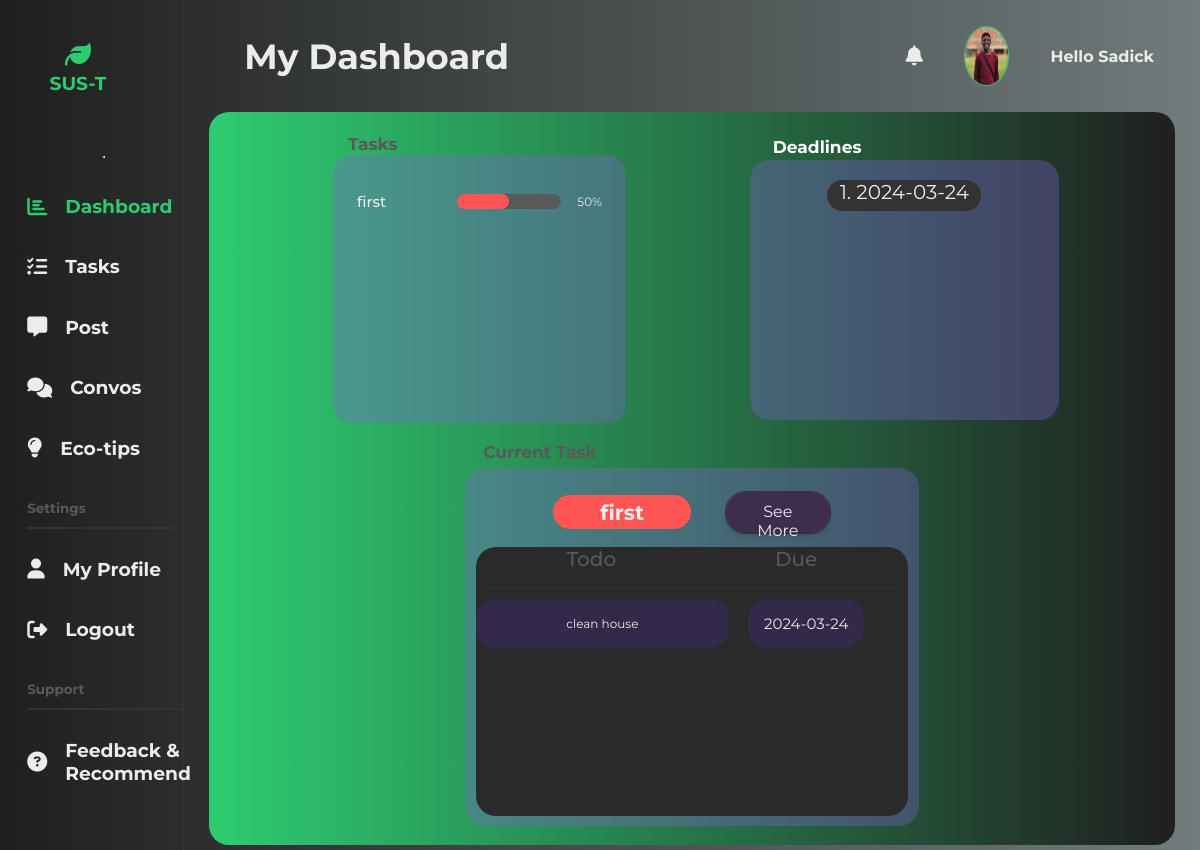
Page /dashboard (signed in) on the earlier database version.
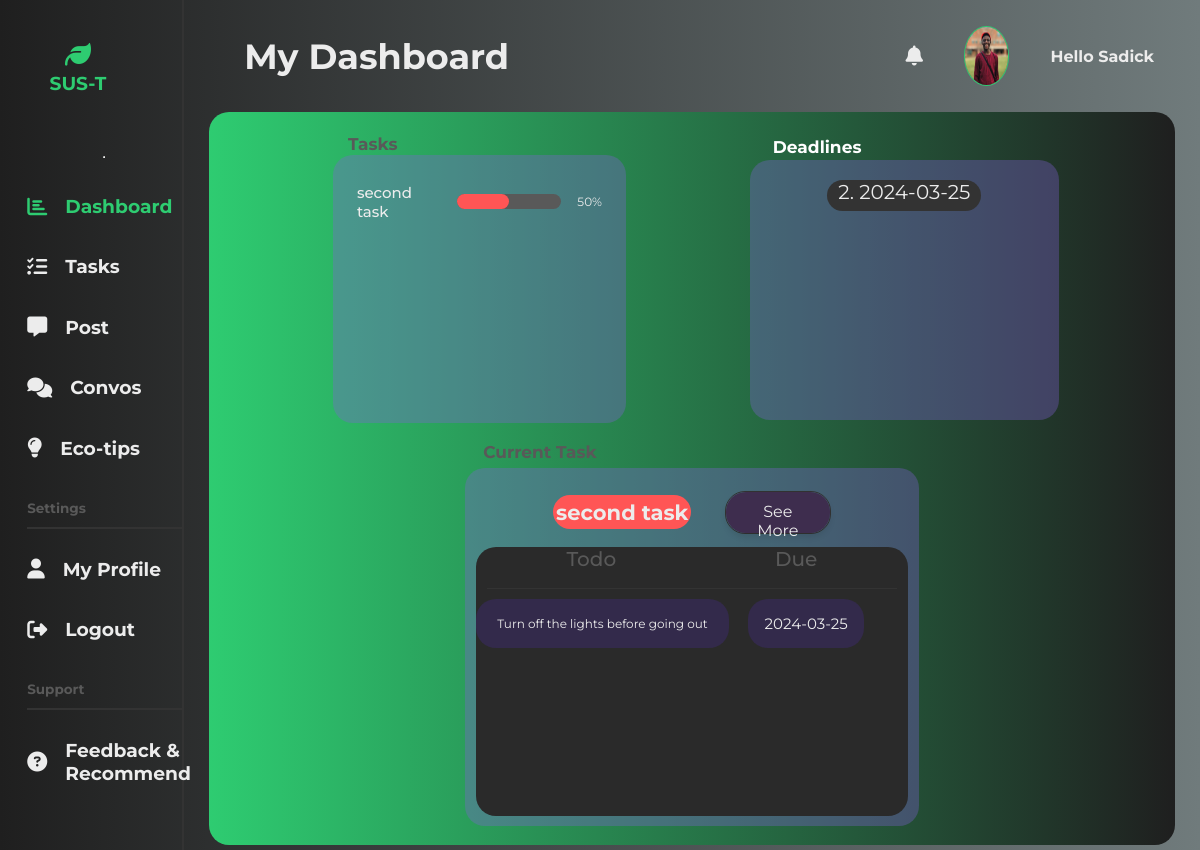
Same page on the later database version.
### flaskapp/models.py (models this page shows, shortened)
class User(db.Model, UserMixin):
    id = db.Column(db.Integer, primary_key=True)
    username = db.Column(db.String(20), unique=True, nullable=False)
    email = db.Column(db.String(120), unique=True, nullable=False)
    image_file = db.Column(db.String(20), nullable=False,
                           default='default.jpg')
    password = db.Column(db.String(60), nullable=False)
    tasks = db.relationship('Task', backref='creator', lazy=True)
    posts = db.relationship('Post', backref='author', lazy=True)

class Task(db.Model):
    id = db.Column(db.Integer, primary_key=True)
    title = db.Column(db.String(30), nullable=False, default='Task')
    date_created = db.Column(
        db.DateTime, nullable=False, default=datetime.utcnow)
    priority = db.Column(db.String(30), nullable=False, default='Mid')
    todo = db.Column(db.Text, nullable=False)
    date_due = db.Column(db.String(20), nullable=False, default='No due date')
    user_id = db.Column(db.Integer, db.ForeignKey('user.id'), nullable=False)

### flaskapp/routes.py (the view)
@app.route("/")
@app.route("/dashboard")
@login_required
def dashboard():
    my_tasks = Task.query.filter_by(user_id=current_user.id).all()
    image_file = url_for('static', filename='images/' +
                         current_user.image_file)
    return render_template('dashboard.html', image_file=image_file, my_tasks=my_tasks, active_page='dashboard')

### flaskapp/models.py (called while the page is built)
@login_manager.user_loader
def load_user(user_id):
    return User.query.get(int(user_id))

### flaskapp/Templates/dashboard.html (shortened to what this page needs)
{% extends "layout.html" %}
{% block mainheader %}
<section class="dashboard">
  <div class="dash-header">
    <div class="title-search">
      <div class="dash-title">
        <h2>My Dashboard</h2>
      </div>
    </div>
    <div class="profile-pic">
      <i class="fa-solid fa-bell"></i>
      <img src="{{ image_file }}" alt="profile picture" />
      <h4>Hello {{ current_user.username }}</h4>
    </div>
  </div>
  <div class="dash-body">
    <div class="dash-top">
      <div class="dash-tasks">
        <h2>Tasks</h2>
        <div class="progress">
          {% if my_tasks %}
          {% for task in my_tasks %}
          <div class="further-progress">
            <h3>{{ task.title }}</h3>
            <div class="shell">
              <div class="task-{{ task.priority }}"></div>
            </div>
            <p>50%</p>
          </div>
          {% endfor %}
          {% else %}
          <h4 class="no">No tasks created</h4>
          {% endif %}
        </div>
      </div>
      <div class="dash-deadlines">
        <h2><span style="color: white;">Deadlines</span></h2>
        <div class="progress-2">
          {% for task in my_tasks %}
          <h3>{{ task.id }}. {{ task.date_due }}</h3>
          {% endfor %}
        </div>
      </div>
    </div>
    <div class="dash-bottom">
      <div class="current-task">
        <h2>Current Task</h2>
        <div class="current-progress">
          {% if my_tasks %}
        <div class="each-task">
          <div class="title-update-2">
            <div class="task-2-{{ my_tasks[-1].priority }}">
              <h3>{{ my_tasks[-1].title }}</h3>
            </div>
            <a href="{{ url_for('tasks') }}" class="updateBtn">
              <button onclick="updateForm()">See More</button>
            </a>
          </div>
          <div class="desc-due-comp">
            <div class="table-head">
              <h2>Todo</h2>
              <h2>Due</h2>
            </div>
            <div class="smallest-1">
              <p class="todd">{{ my_tasks[-1].todo }}</p>
              <h4 class="dodd">{{ my_tasks[-1].date_due }}</h4>
            </div>
          </div>
        </div>
        {% else %}
        <h4 class="no">No Current task</h4>
        {% endif %}
        </div>
      </div>
    </div>
  </div>
</section>
{% endblock mainheader %}

### flaskapp/Templates/layout.html (shortened to what this page needs)
<!DOCTYPE html>
<html lang="en">
  <head>
    <link rel="stylesheet" href="{{ url_for('static', filename='styles/calendar.css') }}">
    <link
      rel="stylesheet"
      href="{{ url_for('static', filename='styles/profile.css') }}"
    />
    <link
      rel="stylesheet"
      href="{{ url_for('static', filename='styles/dashboard.css') }}"
    />
    <link
      rel="stylesheet"
      href="{{ url_for('static', filename='styles/convo.css') }}"
    />
    <link
      rel="stylesheet"
      href="{{ url_for('static', filename='styles/tasks.css') }}"
    />
    <link
      rel="stylesheet"
      href="{{ url_for('static', filename='styles/update.css') }}"
    />
    <link
      rel="stylesheet"
      href="{{ url_for('static', filename='styles/support.css') }}"
    />
    <link
      rel="stylesheet"
      href="https://cdnjs.cloudflare.com/ajax/libs/font-awesome/6.4.2/css/all.min.css"
    />
  </head>
  <body>
    <main>
      <section class="navbar">
        <div class="logo">
          <a class="{% if active_page == 'dashboard' %}active{% endif %}" href="{{ url_for('dashboard') }}">
            <i class="fa-solid fa-leaf"></i>
            <h3>SUS-T</h3>
          </a>
        </div>
        <div class="nav-content">
          <div class="nav-sect">
          <hr>
            <div class="nav-select">
              <div class="select">
                <a class="{% if active_page == 'dashboard' %}active{% endif %}" href="{{ url_for('dashboard') }}">
                  <i class="fa-solid fa-chart-bar"></i>
                  <h3>Dashboard</h3>
                </a>
              </div>
              <div class="select">
                <a class="{% if active_page == 'tasks' %}active{% endif %}" href="{{ url_for('tasks') }}">
                  <i class="fa-solid fa-list-check"></i>
                  <h3>Tasks</h3>
                </a>
              </div>
              <div class="select">
                <a class="{% if active_page == 'create_post' %}active{% endif %}" href="{{ url_for('new_post') }}">
                  <i class="fa-solid fa-comment-alt"></i>
                  <h3>Post</h3>
                </a>
                <div class="select">
                  <a class="{% if active_page == 'convo' %}active{% endif %}" href="{{ url_for('convo') }}">
                    <i class="fa-solid fa-comments"></i>
                    <h3>Convos</h3>
                  </a>
              </div>
              <div class="select">
                <a href="">
                  <i class="fa-solid fa-lightbulb"></i>
                  <h3>Eco-tips</h3>
                </a>
              </div>
            </div>
          </div>
          <div class="nav-sect">
            <div class="title">
              <h2>Settings</h2>
            </div>
            <div class="nav-select">
              <div class="select">
                <a class="{% if active_page == 'profile' %}active{% endif %}" href="{{ url_for('profile') }}">
                  <i class="fa-solid fa-user"></i>
                  <h3>My Profile</h3>
                </a>
              </div>
              <div class="select">
                <a href="{{ url_for('logout') }}">
                  <i class="fa-solid fa-right-from-bracket"></i>
                  <h3>Logout</h3>
                </a>
              </div>
            </div>
          </div>
          <div class="nav-sect">
            <div class="title">
              <h2>Support</h2>
            </div>
            <div class="nav-select">
              <div class="select">
                <a
               class="{% if active_page == 'support' %}active{% endif %}" href="{{ url_for('support') }}">
                  <i class="fa-solid fa-circle-question"></i>
                  <h3>Feedback & Recommend</h3>
                </a>
              </div>
            </div>
          </div>
        </div>
      </section>
      {% block mainheader %} {% endblock mainheader %}
    </main>
  </body>
</html>

### flaskapp/static/styles/profile.css (style rules this page uses)
* { font-family: "Montserrat", sans-serif; }
body { margin: 0; padding: 0; color: #ececec; background: #1f1f1f; }
main { display: flex; width: 100%; height: 100%; padding: 0; }
main a { text-decoration: none; width: 70%; margin: 0; padding: 0; color: #333; }
.navbar { display: flex; flex-direction: column; width: 16%; padding: 40px; padding-top: 10px; padding-left: 1.6%; border-right: 2px solid #333; height: 100vh; padding-right: 0; }
.navbar a { display: flex; flex-direction: row; align-items: center; color: #ececec; }
.logo { width: 60%; height: 15%; display: flex; justify-content: center; align-items: center; justify-self: center; margin-left: 10px; border-radius: 20px; margin-bottom: 5px; }
.logo a { display: flex; flex-direction: column; justify-content: center; align-items: center; color: #2ECC71; }
.logo i { font-size: 26px; margin: 2px; color: #2ECC71; }
.logo h3 { margin: 2px; }
.nav-content { height: 87%; display: flex; flex-direction: column; justify-content: space-around; border-radius: 20px; padding-left: 8px; margin-top: 0; }
.nav-sect { margin-top: 10px; display: flex; flex-direction: column; justify-content: space-between; }
.title { border-bottom: 2px solid #333; font-size: 9px; color: #595959; }
.nav-select { margin-top: 10px; }
.select a { display: flex; align-items: center; padding: 0; margin: 0; width: 100%; }
.select i { margin-right: 8px; font-size: 20px; }
.select h3 { position: relative; left: 10px; }
.profile-pic { margin: 0; width: 30%; display: flex; align-items: center; justify-content: space-around; }
.profile-pic img { width: 15%; height: 57%; border-radius: 50%; border: 1px solid #2ECC71; }
.profile-pic i { font-size: 20px; }
.navbar .active { color: #2ECC71; }

### flaskapp/static/styles/convo.css (style rules this page uses)
body { background: #2ECC71; color: black; margin-top: 5rem; }

### flaskapp/static/styles/tasks.css (style rules this page uses)
* { font-family: "Montserrat", sans-serif; }
body { margin: 0; padding: 0; color: #ececec; background: linear-gradient(to left, #707B7C , #1f1f1f ); }
main { display: flex; width: 100%; height: 100%; padding: 0; }
.title-search { display: flex; flex-direction: row; justify-content: space-between; align-items: center; width: 55%; margin: 0; padding-left: 35px; }
.desc-due-comp { width: 100%; height: 79%; background: #2a2a2a; border-radius: 20px; display: flex; flex-direction: column; }
.table-head { display: flex; flex-direction: row; align-items: center; justify-content: space-around; width: 95%; height: 15%; border-bottom: 1px solid #333; align-self: center; justify-self: center; }
.table-head h2 { margin: 0; padding: 0; font-size: 20px; font-weight: 500; }
.todd { margin: 0; font-size: 12px; font-weight: 400; width: 65%; height: 90%; border-radius: 20px; background: #332a4b; display: flex; align-items: center; justify-content: center; }
.dodd { margin: 0; padding: 0; font-size: 15px; font-weight: 400; text-align: center; width: 30%; height: 90%; border-radius: 20px; background: #332a4b; display: flex; align-items: center; justify-content: center; }

### flaskapp/static/styles/support.css (style rules this page uses)
button { padding: 10px 20px; font-size: 16px; background: #805fd6; color: #fff; border: none; cursor: pointer; transition: all 0.3s ease-in-out; box-shadow: 0 4px 6px rgba(0, 0, 0, 0.1); border-radius: 5px; }

Differences in the rows shown:
removed Task: title "first", id "1", date_due "2024-03-24", todo "clean house"
added Task: title "second task", id "2", date_due "2024-03-25", todo "Turn off the lights before going out"
